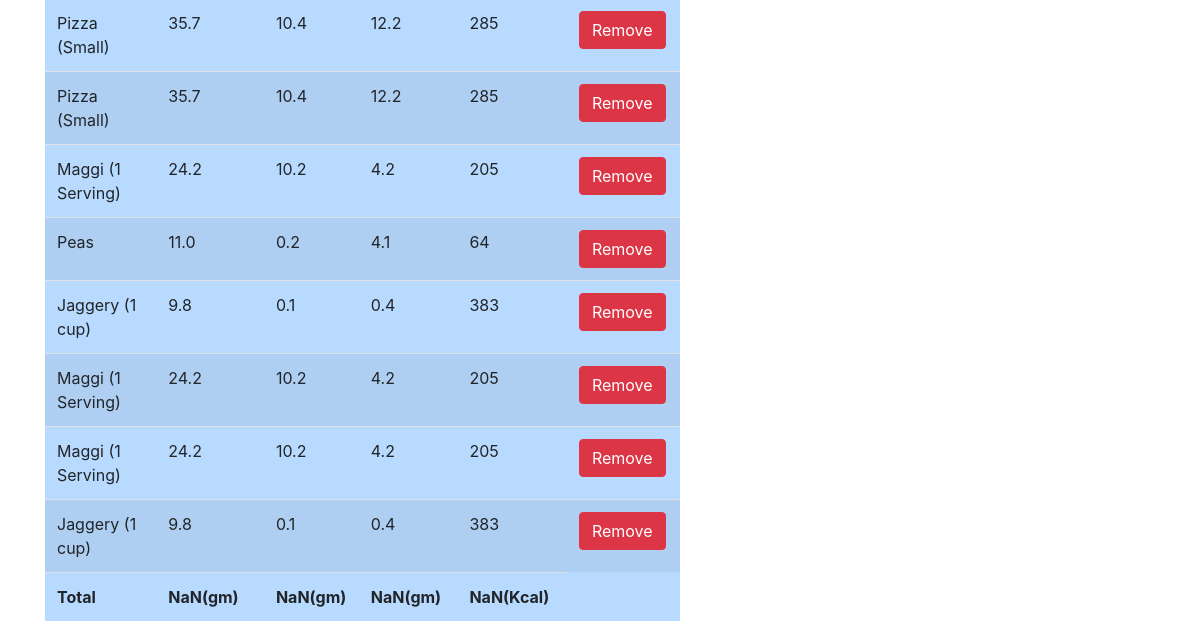
Page / (signed in, lower part) on the earlier database version.
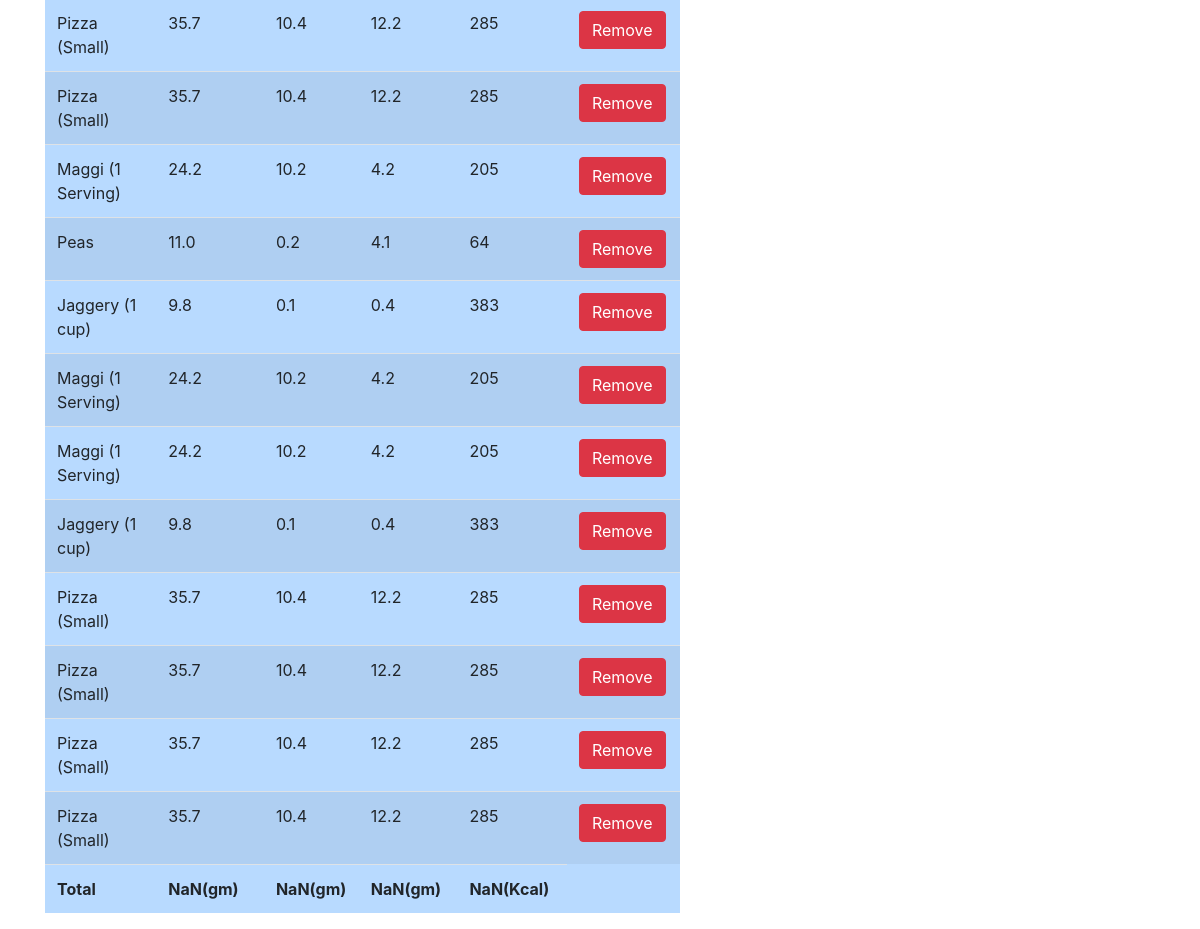
Same page on the later database version.
### myapp/models.py (models this page shows, shortened)
class Consume(models.Model):
    user=models.ForeignKey(User,on_delete=models.CASCADE)
    food_consumed = models.ForeignKey(Food,on_delete=models.CASCADE)

class Food(models.Model):
    name=models.CharField(max_length=100)
    carbs=models.FloatField()
    protein=models.FloatField()
    fats=models.FloatField()
    calories=models.IntegerField()

### myapp/views.py (the view)
# urls.py: path('',views.index,name="index"),
def index(request):
    if request.method=="POST":
        food_consumed =request.POST['food_consumed']
        consume = Food.objects.get(name=food_consumed)
        user = request.user
        consume = Consume(user=user,food_consumed=consume)
        consume.save()
        foods = Food.objects.all()
    else:
         foods = Food.objects.all()
    consumed_food = Consume.objects.filter(user=request.user)
    return render(request,'myapp/index.html',{'foods':foods,'consumed_food':consumed_food })

### myapp/templates/myapp/index.html (shortened to what this page needs)
<!DOCTYPE html>
<html lang="en">
<head>
    <link rel="stylesheet" href="https://maxcdn.bootstrapcdn.com/bootstrap/4.0.0/css/bootstrap.min.css">
</head>
<body>
   <div class="container">
       <br> <br> <br>
       <br>
       <div class="row">
           <div class="col-md-7">
               <table id="table" class="table table-striped table-primary">
                   {% for c in consumed_food %}
                   <tr>
                       <td>{{ c.food_consumed.name }}</td>
                       <td>{{ c.food_consumed.carbs }}</td>
                       <td>{{ c.food_consumed.fats }}</td>
                       <td>{{ c.food_consumed.protein }}</td>
                       <td>{{ c.food_consumed.calories}}</td>
                       <td><a class="btn btn-danger" href="{% url 'delete' c.id %}">Remove</a></td>
                   </tr>
                   {% endfor %}
                   <tr>
                       <td id="name"><b>Total</b></td>
                       <td id="totalCarbs"><b></b></td>
                       <td id="totalFats"><b></b></td>
                       <td id="totalProtein"><b></b></td>
                       <td id="totalCalories"><b></b></td>
                   </tr>
               </table>
           </div>
           <div class="col-md-5 offset=1">
           </div>
       </div>
   </div>
</body>
</html>

Differences in the rows shown:
added Consume: food_consumed.name "Pizza (Small)", food_consumed.carbs "35.7", food_consumed.fats "10.4", food_consumed.protein "12.2", food_consumed.calories "285"
added Consume: food_consumed.name "Pizza (Small)", food_consumed.carbs "35.7", food_consumed.fats "10.4", food_consumed.protein "12.2", food_consumed.calories "285"
added Consume: food_consumed.name "Pizza (Small)", food_consumed.carbs "35.7", food_consumed.fats "10.4", food_consumed.protein "12.2", food_consumed.calories "285"
added Consume: food_consumed.name "Pizza (Small)", food_consumed.carbs "35.7", food_consumed.fats "10.4", food_consumed.protein "12.2", food_consumed.calories "285"
